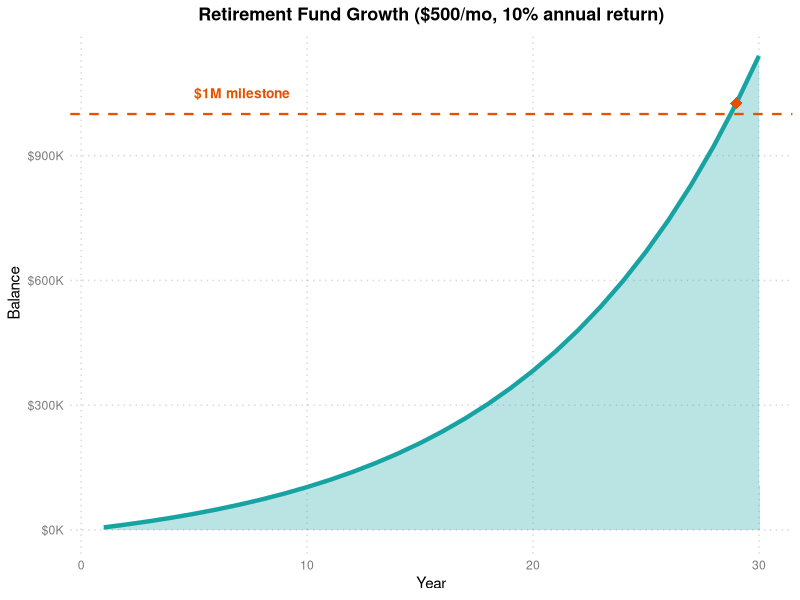
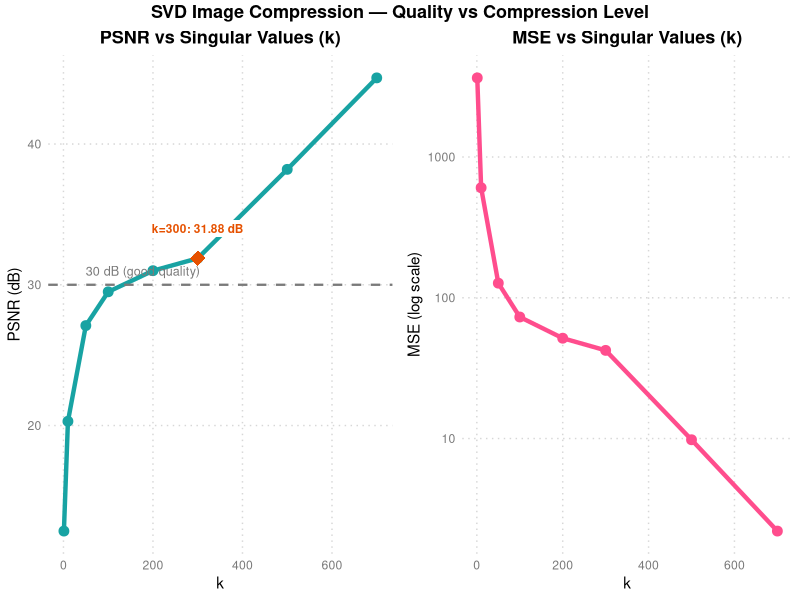
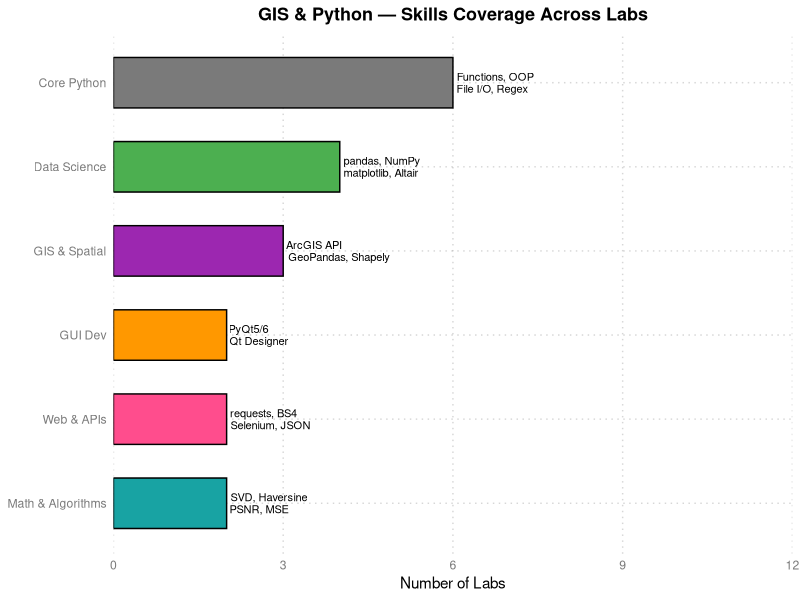

Generate these figures, in order, with R:
## ---- chunk 1
library(ggplot2)
library(tidyverse)
library(gridExtra)
library(scales)

# Personal visual DNA
c1  <- "#18A3A3"      # teal (primary)
c2  <- "#FF4D8D"      # rose pink (accent)
c3  <- "#7A7A7A"      # mid grey
c4  <- "#000000"      # border / text
acc <- "#E65100"      # deep orange (trend / highlight)

theme1 <- function() {
  theme_minimal(base_family = "sans") +
    theme(
      text             = element_text(colour = c4),
      plot.title       = element_text(face = "bold", colour = c4, size = 13,
                                      hjust = 0.5),
      plot.subtitle    = element_text(colour = c3, size = 10, hjust = 0.5),
      axis.title       = element_text(colour = c4, size = 11),
      axis.text        = element_text(colour = c3),
      panel.grid.major = element_line(color = scales::alpha(c3, 0.3),
                                      linetype = "dotted"),
      panel.grid.minor = element_blank(),
      legend.text      = element_text(colour = c4),
      legend.title     = element_text(colour = c4, face = "bold")
    )
}
## ---- chunk 2
years <- 1:30
balance <- numeric(30)
monthly <- 500
rate <- 0.10
bal <- 0
for (y in years) {
  for (m in 1:12) {
    bal <- (bal + monthly) * (1 + rate / 12)
  }
  balance[y] <- bal
}

df_ret <- data.frame(year = years, balance = balance / 1000)

ggplot(df_ret, aes(x = year, y = balance)) +
  geom_area(fill = c1, alpha = 0.3) +
  geom_line(colour = c1, linewidth = 1.5) +
  geom_hline(yintercept = 1000, linetype = "dashed", colour = acc, linewidth = 0.8) +
  annotate("text", x = 5, y = 1050, label = "$1M milestone",
           colour = acc, size = 3.5, hjust = 0, fontface = "bold") +
  geom_point(data = df_ret[which.min(abs(df_ret$balance - 1000)), ],
             aes(x = year, y = balance), colour = acc, size = 4, shape = 18) +
  scale_y_continuous(labels = function(x) paste0("$", x, "K")) +
  labs(title = "Retirement Fund Growth ($500/mo, 10% annual return)",
       x = "Year", y = "Balance") +
  theme1()
## ---- chunk 3
k_vals <- c(1, 10, 50, 100, 200, 300, 500, 700)
psnr_vals <- c(12.5, 20.3, 27.1, 29.5, 31.0, 31.88, 38.2, 44.70)
mse_vals  <- c(3650, 605, 127, 73, 51.6, 42.29, 9.8, 2.2)

df_svd <- data.frame(k = k_vals, psnr = psnr_vals, mse = mse_vals)

p1 <- ggplot(df_svd, aes(x = k, y = psnr)) +
  geom_line(colour = c1, linewidth = 1.5) +
  geom_point(colour = c1, size = 3) +
  geom_hline(yintercept = 30, linetype = "dashed", colour = c3, linewidth = 0.8) +
  annotate("text", x = 50, y = 31, label = "30 dB (good quality)",
           colour = c3, size = 3.2, hjust = 0) +
  geom_point(data = df_svd[df_svd$k == 300, ], colour = acc, size = 5, shape = 18) +
  annotate("label", x = 300, y = 34,
           label = "k=300: 31.88 dB", colour = acc, size = 3,
           fontface = "bold", fill = "white", label.size = 0) +
  labs(title = "PSNR vs Singular Values (k)", x = "k", y = "PSNR (dB)") +
  theme1()

p2 <- ggplot(df_svd, aes(x = k, y = mse)) +
  geom_line(colour = c2, linewidth = 1.5) +
  geom_point(colour = c2, size = 3) +
  scale_y_log10() +
  labs(title = "MSE vs Singular Values (k)", x = "k", y = "MSE (log scale)") +
  theme1()

grid.arrange(p1, p2, ncol = 2,
             top = grid::textGrob("SVD Image Compression — Quality vs Compression Level",
                                  gp = grid::gpar(fontface = "bold", fontsize = 13)))
## ---- chunk 4
df_skills <- data.frame(
  category = factor(
    c("Core Python", "Data Science", "GIS & Spatial", "GUI Dev", "Web & APIs", "Math & Algorithms"),
    levels = c("Math & Algorithms", "Web & APIs", "GUI Dev", "GIS & Spatial", "Data Science", "Core Python")
  ),
  labs = c(6, 4, 3, 2, 2, 2),
  tools = c(
    "Functions, OOP\nFile I/O, Regex",
    "pandas, NumPy\nmatplotlib, Altair",
    "ArcGIS API\nGeoPandas, Shapely",
    "PyQt5/6\nQt Designer",
    "requests, BS4\nSelenium, JSON",
    "SVD, Haversine\nPSNR, MSE"
  )
)

ggplot(df_skills, aes(x = labs, y = category, fill = category)) +
  geom_col(colour = c4, width = 0.6) +
  geom_text(aes(label = tools), hjust = -0.05, size = 2.8, colour = c4, lineheight = 0.9) +
  scale_fill_manual(values = c(c1, c2, "#FF9800", "#9C27B0", "#4CAF50", c3)) +
  scale_x_continuous(limits = c(0, 12), expand = c(0, 0)) +
  labs(title = "GIS & Python — Skills Coverage Across Labs",
       x = "Number of Labs", y = NULL) +
  theme1() +
  theme(legend.position = "none")
